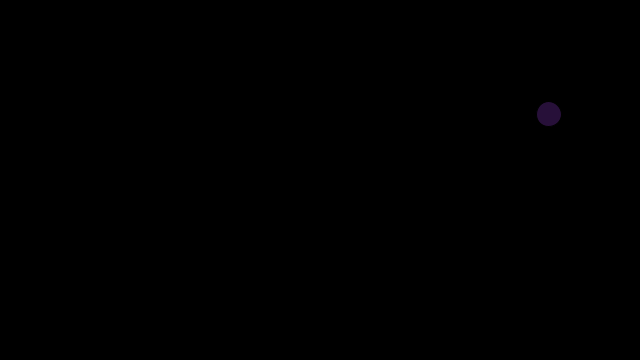
Frame 1 (no input)
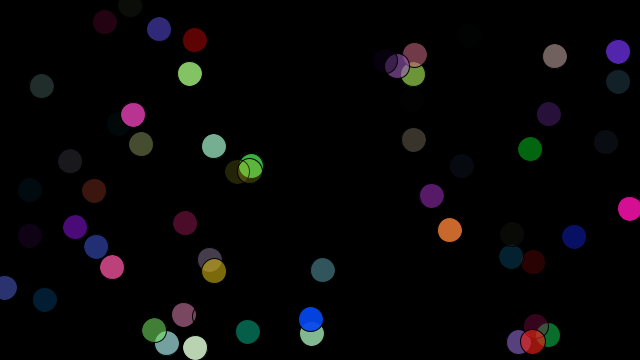
Frame 60 (the mouse pressed at the canvas centre just before this capture)
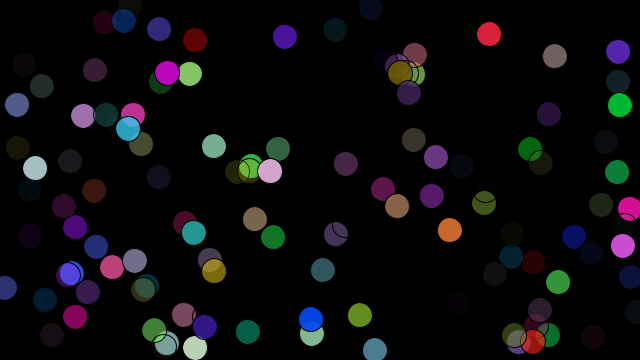
Frame 120 (the mouse held since frame 60 and released just before this capture)

The Processing sketch that drew these frames (run headless with seeded random() and noise(); from frame 60 on, the mouse is pressed at the canvas centre):

// Processing sketch: random__
// ── random__.pde
//************************************************* random() ***************************************************//


//Description  

//Generates random numbers. 
//Each time the random() function is called, it returns an unexpected value within the specified range. 
//If only one parameter is passed to the function, it will return a float between zero and the value of the high parameter. 
//For example, random(5) returns values between 0 and 5 (starting at zero, and up to, but not including, 5).

//If two parameters are specified, the function will return a float with a value between the two values. 
//For example, random(-5, 10.2) returns values starting at -5 and up to (but not including) 10.2. 
//To convert a floating-point random number to an integer, use the int() function.

//Syntax  

//random(high)
//random(low, high)

//Parameters  

//low  float: lower limit
//high  float: upper limit

//Returns  float


float circleX;
float circleY;
float r;
float g;
float b;
float a;

void setup()
{
  size(640,360);
  background(0);
}

void draw()
{ 
  r = random(0,255);
  g = random(0,255);
  b = random(0,255);
  a = random(0,255);
  circleX = random(width);
  circleY = random(height);
  //background(0);
  fill(r,g,b,a);
  ellipse(circleX,circleY,25,25);
}
